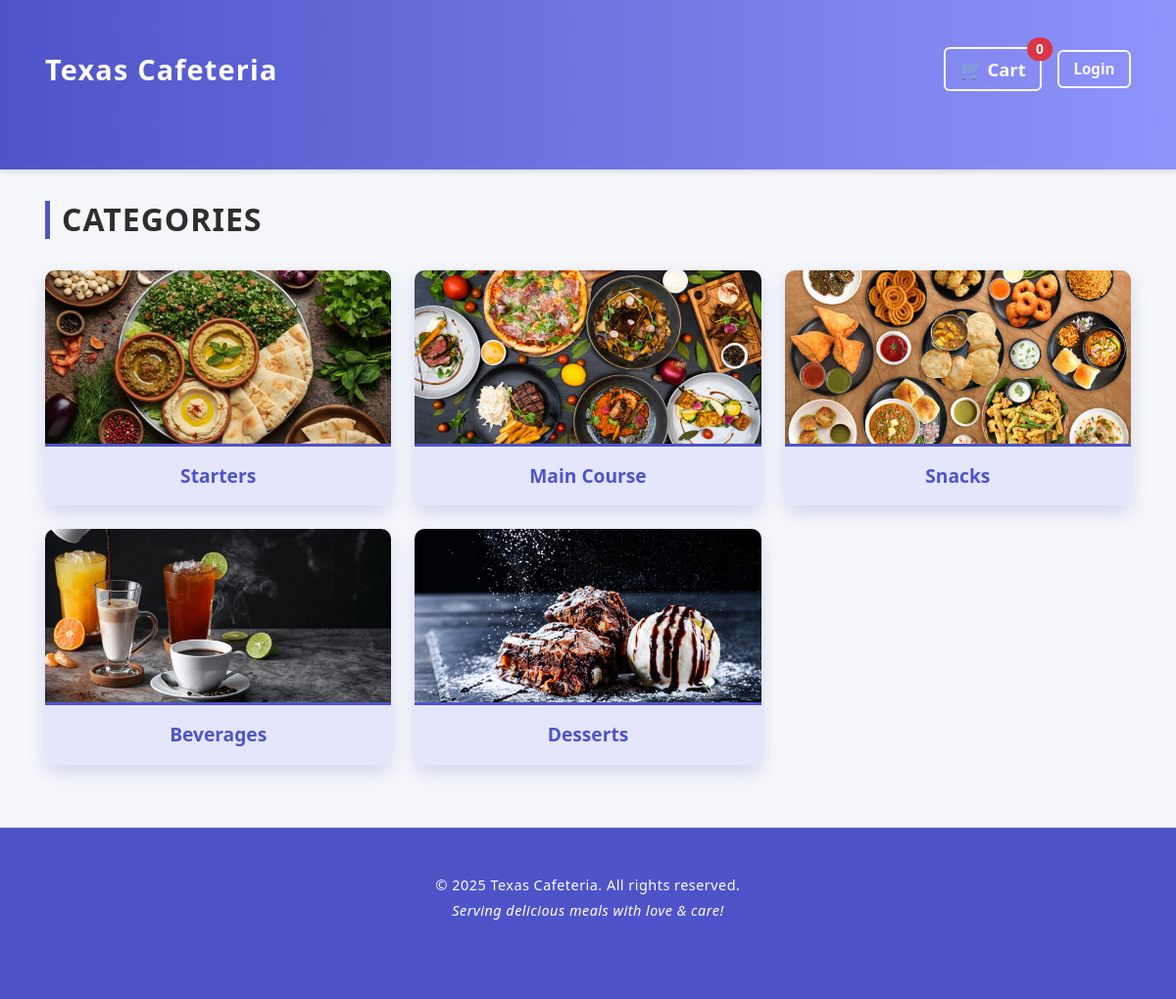
Page /categories/ on the committed database.
### foodapp/models.py (models this page shows, shortened)
class Category(models.Model):
    name = models.CharField(max_length=100)
    description = models.TextField(blank=True, null=True)
    image = models.ImageField(upload_to='category_images/', blank=True, null=True)

### foodapp/views.py (the view)
# urls.py: path('categories/', views.category_list, name='category_list'),  # view all categories
def category_list(request):
    categories = Category.objects.all()
    return render(request, 'foodapp/categories.html', {'categories': categories})

### templates/foodapp/categories.html (shortened to what this page needs)
{% load static %}
<!DOCTYPE html>
<html lang="en">
<head>
  <link href="https://cdn.jsdelivr.net/npm/bootstrap@5.3.3/dist/css/bootstrap.min.css" rel="stylesheet" />
</head>
<body>
<nav class="navbar navbar-expand-lg navbar-dark">
  <div class="container d-flex justify-content-between align-items-center">
<a class="navbar-brand" href="{% url 'category_list' %}">Texas Cafeteria</a>
    <div class="d-flex align-items-center">
      <a href="{% url 'cart' %}" class="btn btn-outline-light position-relative me-3" aria-label="Shopping Cart">
        🛒 Cart
        <span class="position-absolute top-0 start-100 translate-middle badge rounded-pill bg-danger">
          {{ cart_item_count|default:"0" }}
        </span>
      </a>
      {% if user.is_authenticated %}
        <a href="{% url 'logout' %}" class="btn btn-outline-light">Logout</a>
      {% else %}
        <a href="{% url 'login' %}" class="btn btn-outline-light">Login</a>
      {% endif %}
    </div>
  </div>
</nav>
<div class="container">
  <h2 class="mb-4">Categories</h2>
  <div class="row g-4">
    {% for category in categories %}
    <div class="col-md-4 col-sm-6">
      <a href="{% url 'category_detail' category.id %}" class="text-decoration-none text-dark" title="{{ category.name }}">
        <div class="category-card h-100">
          {% if category.image %}
            <img src="{{ category.image.url }}" alt="{{ category.name }}" class="category-image" />
          {% else %}
            <div class="no-image-placeholder">No Image</div>
          {% endif %}
          <div class="category-name-bottom">{{ category.name }}</div>
        </div>
      </a>
    </div>
    {% endfor %}
  </div>
</div>
<footer>
  <div class="container">
    <p class="mb-1">&copy; 2025 Texas Cafeteria. All rights reserved.</p>
    <p class="mb-0 fst-italic">Serving delicious meals with love & care!</p>
  </div>
</footer>
</body>
</html>

### templates/foodapp/categories.html (style rules this page uses)
body { background-color: #f5f7fa; min-height: 100vh; display: flex; flex-direction: column; font-family: 'Segoe UI', Tahoma, Geneva, Verdana, sans-serif; color: #444; margin: 0; }
nav.navbar { box-shadow: 0 2px 6px rgba(0,0,0,0.15); padding: 0.75rem 1rem; background: linear-gradient(90deg, #4e54c8, #8f94fb); }
nav.navbar .navbar-brand { font-weight: 700; font-size: 1.8rem; color: #fff !important; letter-spacing: 1.2px; transition: color 0.3s ease; }
nav.navbar .btn-outline-light { font-weight: 600; font-size: 0.95rem; padding: 0.4rem 0.9rem; border-width: 2px; transition: background-color 0.3s ease, color 0.3s ease; }
nav.navbar .position-relative { font-size: 1.15rem; }
.container { flex: 1 0 auto; max-width: 1140px; padding: 2rem 1rem 4rem; }
h2.mb-4 { font-weight: 700; color: #2e2e2e; text-align: left; border-left: 5px solid #4e54c8; padding-left: 12px; margin-bottom: 2rem !important; text-transform: uppercase; letter-spacing: 1px; }
.category-card { border-radius: 10px; box-shadow: 0 8px 18px rgba(78, 84, 200, 0.2); cursor: pointer; overflow: hidden; transition: transform 0.3s ease, box-shadow 0.3s ease; background-color: #fff; height: 100%; display: flex; flex-direction: column; }
.category-image { width: 100%; height: 180px; object-fit: cover; display: block; border-bottom: 3px solid #4e54c8; transition: filter 0.3s ease; }
.category-name-bottom { padding: 1rem 0.5rem; font-weight: 700; font-size: 1.2rem; text-align: center; background-color: #e4e6fc; color: #4e54c8; margin-top: auto; user-select: none; }
footer { flex-shrink: 0; background: #4e54c8; color: #fff; text-align: center; padding: 1rem 1rem; font-size: 0.9rem; font-weight: 500; letter-spacing: 0.5px; box-shadow: inset 0 1px 0 rgba(255,255,255,0.1); }

### rows in the picture
Category: image (picture), name "Starters"
Category: image (picture), name "Main Course"
Category: image (picture), name "Snacks"
Category: image (picture), name "Beverages"
Category: image (picture), name "Desserts"

### other values in the picture
{{ cart_item_count|default:"0" }} "0"
